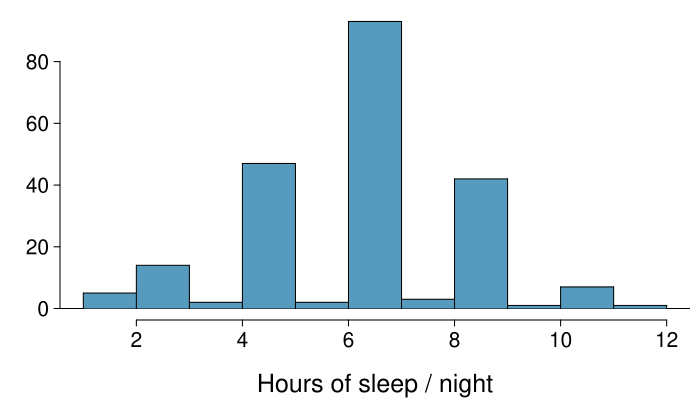

Write R code to recreate this figure.
library(openintro)
data(COL)

d = read.csv("sleep.csv")

sleep = d$sleep[!is.na(d$sleep)]

# hist

myPDF('sleep_hist.pdf', 7, 4, mar=c(4,3,0.5,0.5), cex.lab = 1.5, cex.axis = 1.25)

histPlot(sleep, col = COL[1], xlab = "Hours of sleep / night", ylab = "")

dev.off()



var(sleep)
sd(sleep)
